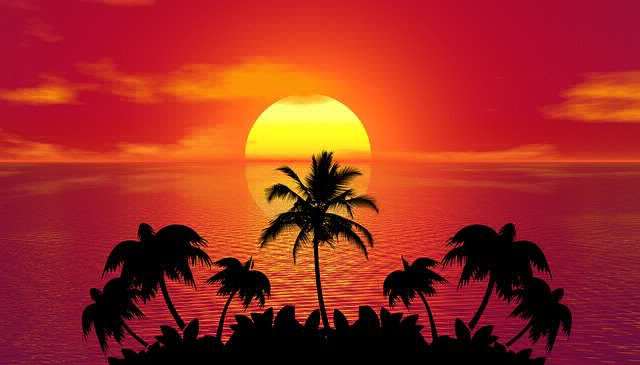
#> input picture sesion_10/playita.bmp, 640 x 365 px
$ python tarea3.py
#> lines starting #> are read from the running program, lines starting #| are printed output that depends on the picture
import imageio
import numpy as np


def leer_imagen(ruta):
    """
    La función leer_imagen recibe un string con la ruta
    de una imagen en formato BMP y retorna una lista de
    tres dimensiones con el mapa de bits de la imagen.
    Asimismo, convertimos la lista de numpy a una lista
    común y corriente.
    """
#> called with ruta = 'playita.bmp'
    np_array = np.array(imageio.imread(ruta), dtype='int')
    # noinspection PyTypeChecker
    lista_3d = np_array.tolist()
#> lista_3d = 365 items
    return lista_3d


def guardar_imagen(ruta, lista_3d):
    """
    La función guardar_imagen recibe una lista de 3
    dimensiones con el mapa de bits de la imagen
    y retorna la imagen en formato bmp.
    """
    return imageio.imwrite(ruta, np.array(lista_3d, dtype='uint8'))


def oscurecer(lista_3d, pct):
    global new_rojo
    result = list()
    # SU SOLUCIÓN EMPIEZA AQUÍ

    filas = len(lista_3d)
    columnas = len(lista_3d[0])

    for i in range(filas):
        fila = []

        for j in range(columnas):
            red = lista_3d[i][j][0]
            green = lista_3d[i][j][1]
            blue = lista_3d[i][j][2]

            fila.append([blue, green, red])

        result.append(fila)

    # SU SOLUCIÓN TERMINA AQUÍ
    return result


### PARA GENERAR Y PROBAR SUS IMAGENES
lista_3d = leer_imagen("playita.bmp")
#> lista_3d = 365 items

Matriz_oscurecer = oscurecer(lista_3d, 60)
#> in oscurecer, `filas = len(lista_3d)`: filas = 365
#> in oscurecer, `columnas = len(lista_3d[0])`: columnas = 640
#> after the loop in oscurecer, `for i in range(filas):`: result = 365 items
#> Matriz_oscurecer = 365 items

guardar_imagen("playitaMovida.bmp", Matriz_oscurecer)
#> in guardar_imagen, `return imageio.imwrite(ruta, np.array(lista_3d, dtype='uint8'))`:
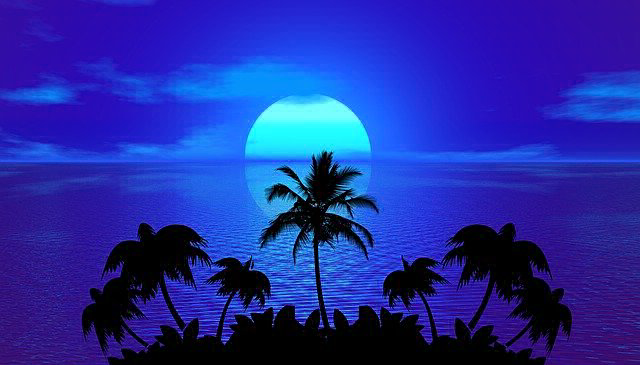
#> saved as playitaMovida.bmp: shape (365, 640, 3); mean R, G, B 34.2, 43.7, 160.1


def difuminado(lista_3d):
    result = [row.copy() for row in lista_3d]
    # SU SOLUCIÓN EMPIEZA AQUÍ

    # SU SOLUCIÓN TERMINA AQUÍ
    return result


def cuadrantes(lista_3d, orden):
    result = list()
    # SU SOLUCIÓN EMPIEZA AQUÍ

    # SU SOLUCIÓN TERMINA AQUÍ
    return result

# [1, 2, 3, 4]
matriz1 = np.array([[1,2,3],[4,5,6]])
#> matriz1 = [[1, 2, 3], [4, 5, 6]]
matriz2 = np.array([[7,8,9],[10,11,12]])

matriz3 = np.array([[13,14,15],[16,17,18]])
matriz4 = np.array([[19,20,21],[22,23,24]])

# [4, 3, 2, 1]
new_matriz1 = np.concatenate((matriz4, matriz3), axis=1)
new_matriz2 = np.concatenate((matriz2, matriz1), axis=1)
#> new_matriz2 = [[7, 8, 9, 1, 2, 3], [10, 11, 12, 4, 5, 6]]

final_matriz = np.concatenate((new_matriz1, new_matriz2))
#> final_matriz = [[19, 20, 21, 13, 14, 15], [22, 23, 24, 16, 17, 18], [7, 8, 9, 1, 2, 3], [10, 11, 12, 4, 5, 6]]

print(final_matriz)
#| [[19 20 21 13 14 15]
#|  [22 23 24 16 17 18]
#|  [ 7  8  9  1  2  3]
#|  [10 11 12  4  5  6]]
